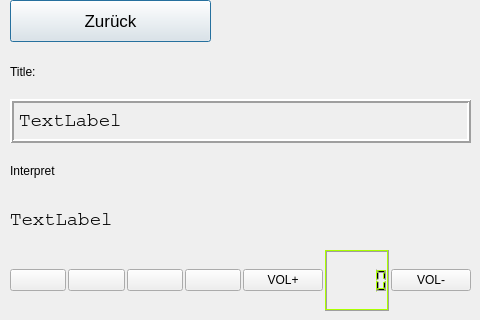
<?xml version="1.0" encoding="UTF-8"?>
<ui version="4.0">
 <class>Dialog</class>
 <widget class="QDialog" name="Dialog">
  <property name="windowModality">
   <enum>Qt::WindowModal</enum>
  </property>
  <property name="geometry">
   <rect>
    <x>0</x>
    <y>0</y>
    <width>480</width>
    <height>320</height>
   </rect>
  </property>
  <property name="windowTitle">
   <string>Dialog</string>
  </property>
  <property name="modal">
   <bool>true</bool>
  </property>
  <widget class="QWidget" name="layoutWidget">
   <property name="geometry">
    <rect>
     <x>10</x>
     <y>50</y>
     <width>461</width>
     <height>191</height>
    </rect>
   </property>
   <layout class="QVBoxLayout" name="verticalLayout">
    <item>
     <widget class="QLabel" name="lblSong1">
      <property name="text">
       <string>Title:</string>
      </property>
     </widget>
    </item>
    <item>
     <widget class="QLabel" name="lblSong">
      <property name="font">
       <font>
        <family>Courier</family>
        <pointsize>14</pointsize>
       </font>
      </property>
      <property name="styleSheet">
       <string notr="true"/>
      </property>
      <property name="frameShape">
       <enum>QFrame::Box</enum>
      </property>
      <property name="frameShadow">
       <enum>QFrame::Raised</enum>
      </property>
      <property name="lineWidth">
       <number>2</number>
      </property>
      <property name="text">
       <string>TextLabel</string>
      </property>
     </widget>
    </item>
    <item>
     <widget class="QLabel" name="label">
      <property name="text">
       <string>Interpret</string>
      </property>
     </widget>
    </item>
    <item>
     <widget class="QLabel" name="lblInterpret">
      <property name="font">
       <font>
        <family>Courier</family>
        <pointsize>14</pointsize>
       </font>
      </property>
      <property name="text">
       <string>TextLabel</string>
      </property>
     </widget>
    </item>
   </layout>
  </widget>
  <widget class="QPushButton" name="btnBack">
   <property name="geometry">
    <rect>
     <x>10</x>
     <y>0</y>
     <width>201</width>
     <height>42</height>
    </rect>
   </property>
   <property name="font">
    <font>
     <pointsize>13</pointsize>
    </font>
   </property>
   <property name="styleSheet">
    <string notr="true"/>
   </property>
   <property name="text">
    <string>Zurück</string>
   </property>
   <property name="icon">
    <iconset resource="resources.qrc">
     <normaloff>:/images/left</normaloff>:/images/left</iconset>
   </property>
  </widget>
  <widget class="QWidget" name="layoutWidget">
   <property name="geometry">
    <rect>
     <x>10</x>
     <y>250</y>
     <width>461</width>
     <height>61</height>
    </rect>
   </property>
   <layout class="QHBoxLayout" name="horizontalLayout">
    <property name="spacing">
     <number>2</number>
    </property>
    <item>
     <widget class="QPushButton" name="btnPrev">
      <property name="text">
       <string/>
      </property>
      <property name="icon">
       <iconset resource="resources.qrc">
        <normaloff>:/icons/Backward</normaloff>:/icons/Backward</iconset>
      </property>
      <property name="iconSize">
       <size>
        <width>48</width>
        <height>48</height>
       </size>
      </property>
     </widget>
    </item>
    <item>
     <widget class="QPushButton" name="btnPlay">
      <property name="text">
       <string/>
      </property>
      <property name="icon">
       <iconset resource="resources.qrc">
        <normaloff>:/icons/Go</normaloff>:/icons/Go</iconset>
      </property>
      <property name="iconSize">
       <size>
        <width>48</width>
        <height>48</height>
       </size>
      </property>
     </widget>
    </item>
    <item>
     <widget class="QPushButton" name="btnStop">
      <property name="text">
       <string/>
      </property>
      <property name="icon">
       <iconset resource="resources.qrc">
        <normaloff>:/icons/Stop button</normaloff>:/icons/Stop button</iconset>
      </property>
      <property name="iconSize">
       <size>
        <width>48</width>
        <height>48</height>
       </size>
      </property>
     </widget>
    </item>
    <item>
     <widget class="QPushButton" name="btnNext">
      <property name="text">
       <string/>
      </property>
      <property name="icon">
       <iconset resource="resources.qrc">
        <normaloff>:/icons/Forward</normaloff>:/icons/Forward</iconset>
      </property>
      <property name="iconSize">
       <size>
        <width>48</width>
        <height>48</height>
       </size>
      </property>
     </widget>
    </item>
    <item>
     <widget class="QPushButton" name="btnVolPlus">
      <property name="text">
       <string>VOL+</string>
      </property>
     </widget>
    </item>
    <item>
     <widget class="QLCDNumber" name="lcdNumber">
      <property name="palette">
       <palette>
        <active>
         <colorrole role="Light">
          <brush brushstyle="SolidPattern">
           <color alpha="255">
            <red>170</red>
            <green>255</green>
            <blue>0</blue>
           </color>
          </brush>
         </colorrole>
        </active>
        <inactive>
         <colorrole role="Light">
          <brush brushstyle="SolidPattern">
           <color alpha="255">
            <red>170</red>
            <green>255</green>
            <blue>0</blue>
           </color>
          </brush>
         </colorrole>
        </inactive>
        <disabled>
         <colorrole role="Light">
          <brush brushstyle="SolidPattern">
           <color alpha="255">
            <red>170</red>
            <green>255</green>
            <blue>0</blue>
           </color>
          </brush>
         </colorrole>
        </disabled>
       </palette>
      </property>
     </widget>
    </item>
    <item>
     <widget class="QPushButton" name="btnVolMinus">
      <property name="text">
       <string>VOL-</string>
      </property>
     </widget>
    </item>
   </layout>
  </widget>
 </widget>
 <resources>
  <include location="resources.qrc"/>
 </resources>
 <connections/>
</ui>
